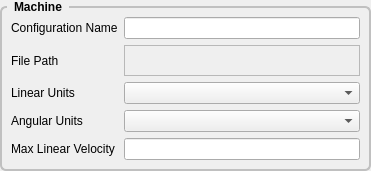
       <widget class="QGroupBox" name="gridGroupBox">
        <property name="geometry">
         <rect>
          <x>10</x>
          <y>10</y>
          <width>371</width>
          <height>171</height>
         </rect>
        </property>
        <property name="styleSheet">
         <string notr="true">QGroupBox {
    font: bold;
    border: 2px solid silver;
    border-radius: 6px;
    margin-top: 6px;
}

QGroupBox::title {
    subcontrol-origin: margin;
    left: 7px;
    padding: 0px 5px 0px 5px;
}</string>
        </property>
        <property name="title">
         <string>Machine</string>
        </property>
        <layout class="QGridLayout" name="gridLayout_46">
         <property name="margin">
          <number>9</number>
         </property>
         <item row="1" column="0">
          <widget class="QLabel" name="label_2">
           <property name="text">
            <string>File Path</string>
           </property>
          </widget>
         </item>
         <item row="2" column="0">
          <widget class="QLabel" name="label_3">
           <property name="text">
            <string>Linear Units</string>
           </property>
          </widget>
         </item>
         <item row="3" column="1">
          <widget class="QComboBox" name="angularUnitsCB"/>
         </item>
         <item row="0" column="1">
          <widget class="QLineEdit" name="configName">
           <property name="toolTip">
            <string>&lt;html&gt;&lt;head/&gt;&lt;body&gt;&lt;p&gt;Any combination of letters and digits&lt;br/&gt;including the dash and underscore.&lt;br/&gt;Spaces are replaced with underscore.&lt;/p&gt;&lt;/body&gt;&lt;/html&gt;</string>
           </property>
          </widget>
         </item>
         <item row="2" column="1">
          <widget class="QComboBox" name="linearUnitsCB"/>
         </item>
         <item row="3" column="0">
          <widget class="QLabel" name="label_8">
           <property name="text">
            <string>Angular Units</string>
           </property>
          </widget>
         </item>
         <item row="4" column="1">
          <widget class="QLineEdit" name="maxLinearVelocity"/>
         </item>
         <item row="4" column="0">
          <widget class="QLabel" name="label_37">
           <property name="text">
            <string>&lt;html&gt;&lt;head/&gt;&lt;body&gt;&lt;p&gt;Max Linear Velocity&lt;/p&gt;&lt;/body&gt;&lt;/html&gt;</string>
           </property>
          </widget>
         </item>
         <item row="0" column="0">
          <widget class="QLabel" name="label">
           <property name="text">
            <string>Configuration Name</string>
           </property>
          </widget>
         </item>
         <item row="1" column="1">
          <widget class="QLabel" name="pathLabel">
           <property name="frameShape">
            <enum>QFrame::StyledPanel</enum>
           </property>
           <property name="text">
            <string/>
           </property>
          </widget>
         </item>
        </layout>
       </widget>
